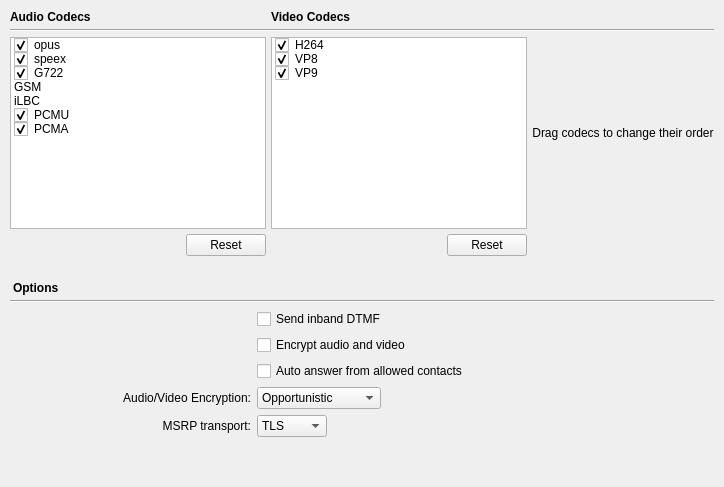
          <widget class="QWidget" name="media_tab">
           <attribute name="title">
            <string>Media</string>
           </attribute>
           <layout class="QGridLayout" name="gridLayout_10">
            <property name="leftMargin">
             <number>10</number>
            </property>
            <property name="topMargin">
             <number>10</number>
            </property>
            <property name="rightMargin">
             <number>10</number>
            </property>
            <property name="bottomMargin">
             <number>10</number>
            </property>
            <property name="spacing">
             <number>5</number>
            </property>
            <item row="1" column="0" colspan="5">
             <widget class="Line" name="line_6">
              <property name="orientation">
               <enum>Qt::Horizontal</enum>
              </property>
             </widget>
            </item>
            <item row="4" column="1">
             <widget class="QPushButton" name="reset_account_audio_codecs_button">
              <property name="sizePolicy">
               <sizepolicy hsizetype="Fixed" vsizetype="Fixed">
                <horstretch>0</horstretch>
                <verstretch>0</verstretch>
               </sizepolicy>
              </property>
              <property name="text">
               <string>Reset</string>
              </property>
             </widget>
            </item>
            <item row="4" column="3">
             <widget class="QPushButton" name="reset_account_video_codecs_button">
              <property name="sizePolicy">
               <sizepolicy hsizetype="Fixed" vsizetype="Fixed">
                <horstretch>0</horstretch>
                <verstretch>0</verstretch>
               </sizepolicy>
              </property>
              <property name="text">
               <string>Reset</string>
              </property>
             </widget>
            </item>
            <item row="2" column="2" colspan="2">
             <widget class="QListWidget" name="account_video_codecs_list">
              <property name="sizePolicy">
               <sizepolicy hsizetype="Expanding" vsizetype="Preferred">
                <horstretch>0</horstretch>
                <verstretch>0</verstretch>
               </sizepolicy>
              </property>
              <property name="horizontalScrollBarPolicy">
               <enum>Qt::ScrollBarAlwaysOff</enum>
              </property>
              <property name="dragEnabled">
               <bool>true</bool>
              </property>
              <property name="dragDropMode">
               <enum>QAbstractItemView::InternalMove</enum>
              </property>
              <item>
               <property name="text">
                <string>H264</string>
               </property>
               <property name="checkState">
                <enum>Checked</enum>
               </property>
              </item>
              <item>
               <property name="text">
                <string>VP8</string>
               </property>
               <property name="checkState">
                <enum>Checked</enum>
               </property>
              </item>
              <item>
               <property name="text">
                <string>VP9</string>
               </property>
               <property name="checkState">
                <enum>Checked</enum>
               </property>
              </item>
             </widget>
            </item>
            <item row="3" column="0" rowspan="2" colspan="5">
             <widget class="QWidget" name="reset_buttons_widget" native="true">
              <layout class="QHBoxLayout" name="reset_buttons_widget_layout">
               <property name="leftMargin">
                <number>0</number>
               </property>
               <property name="topMargin">
                <number>0</number>
               </property>
               <property name="rightMargin">
                <number>0</number>
               </property>
               <property name="bottomMargin">
                <number>0</number>
               </property>
              </layout>
             </widget>
            </item>
            <item row="2" column="0" colspan="2">
             <widget class="QListWidget" name="account_audio_codecs_list">
              <property name="sizePolicy">
               <sizepolicy hsizetype="Expanding" vsizetype="Preferred">
                <horstretch>0</horstretch>
                <verstretch>0</verstretch>
               </sizepolicy>
              </property>
              <property name="horizontalScrollBarPolicy">
               <enum>Qt::ScrollBarAlwaysOff</enum>
              </property>
              <property name="dragEnabled">
               <bool>true</bool>
              </property>
              <property name="dragDropMode">
               <enum>QAbstractItemView::InternalMove</enum>
              </property>
              <item>
               <property name="text">
                <string>opus</string>
               </property>
               <property name="checkState">
                <enum>Checked</enum>
               </property>
              </item>
              <item>
               <property name="text">
                <string>speex</string>
               </property>
               <property name="checkState">
                <enum>Checked</enum>
               </property>
              </item>
              <item>
               <property name="text">
                <string>G722</string>
               </property>
               <property name="checkState">
                <enum>Checked</enum>
               </property>
              </item>
              <item>
               <property name="text">
                <string>GSM</string>
               </property>
               <property name="checkState">
                <enum>Unchecked</enum>
               </property>
              </item>
              <item>
               <property name="text">
                <string>iLBC</string>
               </property>
               <property name="checkState">
                <enum>Unchecked</enum>
               </property>
              </item>
              <item>
               <property name="text">
                <string>PCMU</string>
               </property>
               <property name="checkState">
                <enum>Checked</enum>
               </property>
              </item>
              <item>
               <property name="text">
                <string>PCMA</string>
               </property>
               <property name="checkState">
                <enum>Checked</enum>
               </property>
              </item>
             </widget>
            </item>
            <item row="5" column="0" colspan="5">
             <widget class="QLabel" name="rtp_options_label">
              <property name="font">
               <font>
                <weight>75</weight>
                <bold>true</bold>
               </font>
              </property>
              <property name="styleSheet">
               <string notr="true">margin-top: 20px;</string>
              </property>
              <property name="text">
               <string>Options</string>
              </property>
             </widget>
            </item>
            <item row="0" column="2" colspan="2">
             <widget class="QLabel" name="account_video_codecs_label">
              <property name="font">
               <font>
                <weight>75</weight>
                <bold>true</bold>
               </font>
              </property>
              <property name="text">
               <string>Video Codecs</string>
              </property>
             </widget>
            </item>
            <item row="0" column="0" colspan="2">
             <widget class="QLabel" name="account_audio_codecs_label">
              <property name="font">
               <font>
                <weight>75</weight>
                <bold>true</bold>
               </font>
              </property>
              <property name="text">
               <string>Audio Codecs</string>
              </property>
             </widget>
            </item>
            <item row="2" column="4">
             <widget class="QLabel" name="codecs_note_label">
              <property name="sizePolicy">
               <sizepolicy hsizetype="Expanding" vsizetype="Preferred">
                <horstretch>0</horstretch>
                <verstretch>0</verstretch>
               </sizepolicy>
              </property>
              <property name="text">
               <string>Drag codecs to change their order</string>
              </property>
              <property name="alignment">
               <set>Qt::AlignCenter</set>
              </property>
             </widget>
            </item>
            <item row="6" column="0" colspan="5">
             <widget class="QWidget" name="rtp_options_widget" native="true">
              <layout class="QGridLayout" name="rtp_options_widget_layout">
               <property name="leftMargin">
                <number>0</number>
               </property>
               <property name="topMargin">
                <number>0</number>
               </property>
               <property name="rightMargin">
                <number>0</number>
               </property>
               <property name="bottomMargin">
                <number>0</number>
               </property>
               <item row="4" column="1" colspan="2">
                <widget class="QCheckBox" name="inband_dtmf_button">
                 <property name="text">
                  <string>Send inband DTMF</string>
                 </property>
                </widget>
               </item>
               <item row="7" column="1">
                <widget class="QComboBox" name="key_negotiation_button">
                 <property name="sizePolicy">
                  <sizepolicy hsizetype="Maximum" vsizetype="Fixed">
                   <horstretch>0</horstretch>
                   <verstretch>0</verstretch>
                  </sizepolicy>
                 </property>
                 <property name="sizeIncrement">
                  <size>
                   <width>0</width>
                   <height>20</height>
                  </size>
                 </property>
                 <item>
                  <property name="text">
                   <string>Opportunistic</string>
                  </property>
                 </item>
                 <item>
                  <property name="text">
                   <string>ZRTP</string>
                  </property>
                 </item>
                 <item>
                  <property name="text">
                   <string>SDES optional</string>
                  </property>
                 </item>
                 <item>
                  <property name="text">
                   <string>SDES mandatory</string>
                  </property>
                 </item>
                </widget>
               </item>
               <item row="7" column="0">
                <widget class="QLabel" name="key_negotiation_label">
                 <property name="text">
                  <string>Audio/Video Encryption:</string>
                 </property>
                 <property name="alignment">
                  <set>Qt::AlignRight|Qt::AlignTrailing|Qt::AlignVCenter</set>
                 </property>
                </widget>
               </item>
               <item row="1" column="0" colspan="3">
                <widget class="Line" name="line_8">
                 <property name="orientation">
                  <enum>Qt::Horizontal</enum>
                 </property>
                </widget>
               </item>
               <item row="5" column="1" colspan="2">
                <widget class="QCheckBox" name="rtp_encryption_button">
                 <property name="text">
                  <string>Encrypt audio and video</string>
                 </property>
                </widget>
               </item>
               <item row="6" column="1">
                <widget class="QCheckBox" name="account_auto_answer">
                 <property name="text">
                  <string>Auto answer from allowed contacts</string>
                 </property>
                </widget>
               </item>
               <item row="8" column="0">
                <widget class="QLabel" name="msrp_transport_label">
                 <property name="text">
                  <string>MSRP transport:</string>
                 </property>
                 <property name="alignment">
                  <set>Qt::AlignRight|Qt::AlignTrailing|Qt::AlignVCenter</set>
                 </property>
                </widget>
               </item>
               <item row="8" column="1">
                <widget class="QComboBox" name="msrp_transport_button">
                 <property name="sizePolicy">
                  <sizepolicy hsizetype="Fixed" vsizetype="Fixed">
                   <horstretch>0</horstretch>
                   <verstretch>0</verstretch>
                  </sizepolicy>
                 </property>
                 <property name="minimumSize">
                  <size>
                   <width>70</width>
                   <height>0</height>
                  </size>
                 </property>
                 <item>
                  <property name="text">
                   <string>TLS</string>
                  </property>
                 </item>
                 <item>
                  <property name="text">
                   <string>TCP</string>
                  </property>
                 </item>
                </widget>
               </item>
              </layout>
             </widget>
            </item>
            <item row="7" column="2">
             <spacer name="verticalSpacer_7">
              <property name="orientation">
               <enum>Qt::Vertical</enum>
              </property>
              <property name="sizeHint" stdset="0">
               <size>
                <width>20</width>
                <height>40</height>
               </size>
              </property>
             </spacer>
            </item>
           </layout>
          </widget>
